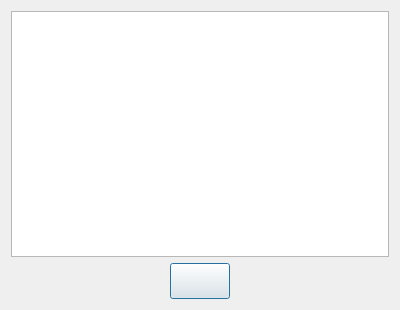
<?xml version="1.0" encoding="UTF-8"?>
<ui version="4.0">
 <class>parkkihalliLopetusIkkuna</class>
 <widget class="QDialog" name="parkkihalliLopetusIkkuna">
  <property name="geometry">
   <rect>
    <x>0</x>
    <y>0</y>
    <width>400</width>
    <height>310</height>
   </rect>
  </property>
  <property name="focusPolicy">
   <enum>Qt::StrongFocus</enum>
  </property>
  <property name="windowTitle">
   <string>LopetusIkkuna</string>
  </property>
  <layout class="QGridLayout" name="gridLayout">
   <item row="0" column="0">
    <widget class="QTextBrowser" name="tekstiKentta"/>
   </item>
   <item row="1" column="0" alignment="Qt::AlignHCenter">
    <widget class="QPushButton" name="sulje">
     <property name="minimumSize">
      <size>
       <width>60</width>
       <height>36</height>
      </size>
     </property>
     <property name="maximumSize">
      <size>
       <width>60</width>
       <height>36</height>
      </size>
     </property>
     <property name="text">
      <string/>
     </property>
     <property name="icon">
      <iconset resource="Kuvat.qrc">
       <normaloff>:/new/prefix1/Kuvat/suljeNappi.png</normaloff>:/new/prefix1/Kuvat/suljeNappi.png</iconset>
     </property>
     <property name="iconSize">
      <size>
       <width>60</width>
       <height>36</height>
      </size>
     </property>
    </widget>
   </item>
  </layout>
 </widget>
 <resources>
  <include location="Kuvat.qrc"/>
 </resources>
 <connections/>
</ui>
